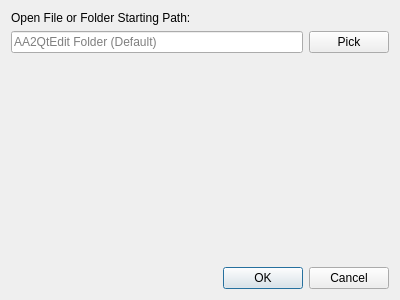
<?xml version="1.0" encoding="UTF-8"?>
<ui version="4.0">
 <class>Preferences</class>
 <widget class="QDialog" name="Preferences">
  <property name="geometry">
   <rect>
    <x>0</x>
    <y>0</y>
    <width>400</width>
    <height>300</height>
   </rect>
  </property>
  <property name="windowTitle">
   <string>Preferences</string>
  </property>
  <layout class="QVBoxLayout" name="verticalLayout">
   <item>
    <widget class="QLabel" name="label">
     <property name="text">
      <string>Open File or Folder Starting Path:</string>
     </property>
    </widget>
   </item>
   <item>
    <layout class="QHBoxLayout" name="horizontalLayout" stretch="1,0">
     <item>
      <widget class="QLineEdit" name="fileDialogStartPathText">
       <property name="placeholderText">
        <string>AA2QtEdit Folder (Default)</string>
       </property>
      </widget>
     </item>
     <item>
      <widget class="QPushButton" name="fileDialogStartPathButton">
       <property name="text">
        <string>Pick</string>
       </property>
      </widget>
     </item>
    </layout>
   </item>
   <item>
    <spacer name="verticalSpacer">
     <property name="orientation">
      <enum>Qt::Vertical</enum>
     </property>
     <property name="sizeHint" stdset="0">
      <size>
       <width>20</width>
       <height>179</height>
      </size>
     </property>
    </spacer>
   </item>
   <item>
    <widget class="QDialogButtonBox" name="buttonBox">
     <property name="orientation">
      <enum>Qt::Horizontal</enum>
     </property>
     <property name="standardButtons">
      <set>QDialogButtonBox::Cancel|QDialogButtonBox::Ok</set>
     </property>
    </widget>
   </item>
  </layout>
 </widget>
 <resources/>
 <connections>
  <connection>
   <sender>buttonBox</sender>
   <signal>accepted()</signal>
   <receiver>Preferences</receiver>
   <slot>accept()</slot>
   <hints>
    <hint type="sourcelabel">
     <x>248</x>
     <y>254</y>
    </hint>
    <hint type="destinationlabel">
     <x>157</x>
     <y>274</y>
    </hint>
   </hints>
  </connection>
  <connection>
   <sender>buttonBox</sender>
   <signal>rejected()</signal>
   <receiver>Preferences</receiver>
   <slot>reject()</slot>
   <hints>
    <hint type="sourcelabel">
     <x>316</x>
     <y>260</y>
    </hint>
    <hint type="destinationlabel">
     <x>286</x>
     <y>274</y>
    </hint>
   </hints>
  </connection>
 </connections>
</ui>
